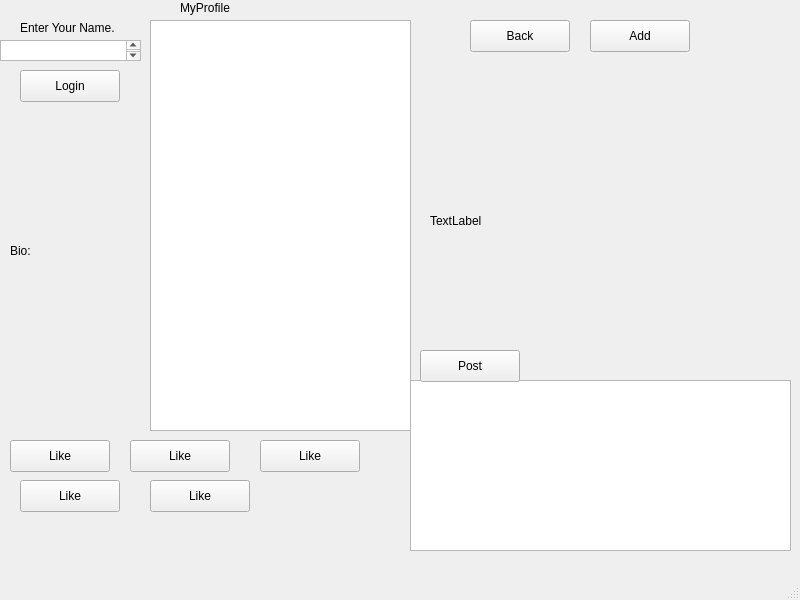
<?xml version="1.0" encoding="UTF-8"?>
<ui version="4.0">
 <class>SocialNetworkWindow</class>
 <widget class="QMainWindow" name="SocialNetworkWindow">
  <property name="geometry">
   <rect>
    <x>0</x>
    <y>0</y>
    <width>800</width>
    <height>600</height>
   </rect>
  </property>
  <property name="windowTitle">
   <string>SocialNetworkWindow</string>
  </property>
  <widget class="QWidget" name="centralwidget">
   <widget class="QPushButton" name="loginButton">
    <property name="geometry">
     <rect>
      <x>20</x>
      <y>70</y>
      <width>100</width>
      <height>32</height>
     </rect>
    </property>
    <property name="text">
     <string>Login</string>
    </property>
   </widget>
   <widget class="QLabel" name="loginLabel">
    <property name="geometry">
     <rect>
      <x>20</x>
      <y>20</y>
      <width>271</width>
      <height>16</height>
     </rect>
    </property>
    <property name="text">
     <string>Enter Your Name.</string>
    </property>
   </widget>
   <widget class="QTextEdit" name="loginEdit">
    <property name="geometry">
     <rect>
      <x>0</x>
      <y>40</y>
      <width>141</width>
      <height>21</height>
     </rect>
    </property>
   </widget>
   <widget class="QLabel" name="profileLabel">
    <property name="geometry">
     <rect>
      <x>180</x>
      <y>0</y>
      <width>161</width>
      <height>16</height>
     </rect>
    </property>
    <property name="text">
     <string>MyProfile</string>
    </property>
   </widget>
   <widget class="QTableWidget" name="friendsWidget">
    <property name="geometry">
     <rect>
      <x>150</x>
      <y>20</y>
      <width>261</width>
      <height>411</height>
     </rect>
    </property>
   </widget>
   <widget class="QLabel" name="messageLabel">
    <property name="geometry">
     <rect>
      <x>430</x>
      <y>0</y>
      <width>361</width>
      <height>441</height>
     </rect>
    </property>
    <property name="text">
     <string>TextLabel</string>
    </property>
   </widget>
   <widget class="QPushButton" name="backButton">
    <property name="geometry">
     <rect>
      <x>470</x>
      <y>20</y>
      <width>100</width>
      <height>32</height>
     </rect>
    </property>
    <property name="text">
     <string>Back</string>
    </property>
   </widget>
   <widget class="QPushButton" name="addButton">
    <property name="geometry">
     <rect>
      <x>590</x>
      <y>20</y>
      <width>100</width>
      <height>32</height>
     </rect>
    </property>
    <property name="text">
     <string>Add</string>
    </property>
   </widget>
   <widget class="QTextEdit" name="postEdit">
    <property name="geometry">
     <rect>
      <x>410</x>
      <y>380</y>
      <width>381</width>
      <height>171</height>
     </rect>
    </property>
   </widget>
   <widget class="QPushButton" name="postButton">
    <property name="geometry">
     <rect>
      <x>420</x>
      <y>350</y>
      <width>100</width>
      <height>32</height>
     </rect>
    </property>
    <property name="text">
     <string>Post</string>
    </property>
   </widget>
   <widget class="QPushButton" name="likeButton1">
    <property name="geometry">
     <rect>
      <x>10</x>
      <y>440</y>
      <width>100</width>
      <height>32</height>
     </rect>
    </property>
    <property name="text">
     <string>Like</string>
    </property>
   </widget>
   <widget class="QPushButton" name="likeButton2">
    <property name="geometry">
     <rect>
      <x>130</x>
      <y>440</y>
      <width>100</width>
      <height>32</height>
     </rect>
    </property>
    <property name="text">
     <string>Like</string>
    </property>
   </widget>
   <widget class="QPushButton" name="likeButton3">
    <property name="geometry">
     <rect>
      <x>260</x>
      <y>440</y>
      <width>100</width>
      <height>32</height>
     </rect>
    </property>
    <property name="text">
     <string>Like</string>
    </property>
   </widget>
   <widget class="QPushButton" name="likeButton4">
    <property name="geometry">
     <rect>
      <x>20</x>
      <y>480</y>
      <width>100</width>
      <height>32</height>
     </rect>
    </property>
    <property name="text">
     <string>Like</string>
    </property>
   </widget>
   <widget class="QPushButton" name="likeButton5">
    <property name="geometry">
     <rect>
      <x>150</x>
      <y>480</y>
      <width>100</width>
      <height>32</height>
     </rect>
    </property>
    <property name="text">
     <string>Like</string>
    </property>
   </widget>
   <widget class="QLabel" name="bioLabel">
    <property name="geometry">
     <rect>
      <x>10</x>
      <y>120</y>
      <width>131</width>
      <height>261</height>
     </rect>
    </property>
    <property name="text">
     <string>Bio: </string>
    </property>
   </widget>
   <zorder>friendsWidget</zorder>
   <zorder>loginButton</zorder>
   <zorder>loginLabel</zorder>
   <zorder>loginEdit</zorder>
   <zorder>profileLabel</zorder>
   <zorder>messageLabel</zorder>
   <zorder>backButton</zorder>
   <zorder>addButton</zorder>
   <zorder>postEdit</zorder>
   <zorder>postButton</zorder>
   <zorder>likeButton1</zorder>
   <zorder>likeButton2</zorder>
   <zorder>likeButton3</zorder>
   <zorder>likeButton4</zorder>
   <zorder>likeButton5</zorder>
   <zorder>bioLabel</zorder>
  </widget>
  <widget class="QMenuBar" name="menubar">
   <property name="geometry">
    <rect>
     <x>0</x>
     <y>0</y>
     <width>800</width>
     <height>33</height>
    </rect>
   </property>
  </widget>
  <widget class="QStatusBar" name="statusbar"/>
 </widget>
 <resources/>
 <connections/>
</ui>
